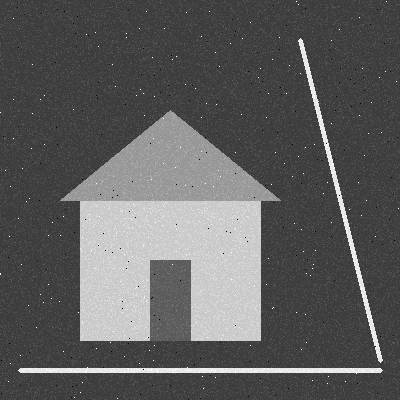
//> input picture Hafta 6/goruntuler/cizgiler.png, 400 x 400 px
$ ./main   (built with g++ and OpenCV 4)
//> lines starting //> are read from the running program, lines starting //| are printed output that depends on the picture; after the words box and inside, x2 and y2 are one past the last pixel; in counts of white or black regions, pixels touching at a corner belong together
// Hafta 6 - Görev 2: Hough dönüşümü ile doğru bulma (tamamen kendi kodumuz)
//
// Bir doğru (rho, theta) ile gösterilir:   rho = x * cos(theta) + y * sin(theta)
//   theta : doğrunun normalinin açısı (0..179 derece)
//   rho   : doğrunun orijine (sol üst köşe) uzaklığı (-D..+D, D = resmin köşegeni)
//
// Adımlar:
//   1) Canny ile kenar pikselleri bulunur (Hough için sadece bu kısım hazır)
//   2) 180 açı için sin ve cos değerleri BAŞTAN hesaplanıp tabloda tutulur
//   3) Oylama matrisi oy[rho][theta] oluşturulur (başta hepsi 0)
//   4) OYLAMA: her kenar pikseli (x, y), her theta için kendi rho'sunu hesaplar
//      ve oy[rho][theta] hücresine 1 oy verir. Aynı doğru üzerindeki tüm
//      pikseller aynı (rho, theta) hücresine oy verdiği için orada tepe oluşur.
//   5) Oylama matrisi resim olarak kaydedilir
//   6) Eşik değerini geçen ve çevresinin en büyüğü olan hücreler doğru kabul
//      edilir, orijinal resim üzerine çizilir

#include <opencv2/opencv.hpp>
#include <cmath>
#include <iostream>

const int ACI_SAYISI = 180;   // theta: 0, 1, 2, ..., 179 derece
const int ESIK = 50;          // bir doğru için gereken en az oy
const int KOMSU = 7;          // tepe ararken bakılan komşuluk yarıçapı (rho ve theta yönünde)

int main() {
    cv::Mat img = cv::imread("../goruntuler/cizgiler.png", cv::IMREAD_GRAYSCALE);
//> img is the input picture: 400 rows x 400 cols, CV_8UC1; min 0, max 255, mean 94
    if (img.empty()) {
        std::cout << "Goruntu okunamadi!" << std::endl;
        return 1;
    }

    // ================= 1) KENARLAR =================
    cv::Mat yumusak, kenar;
    cv::GaussianBlur(img, yumusak, cv::Size(5, 5), 1.5);
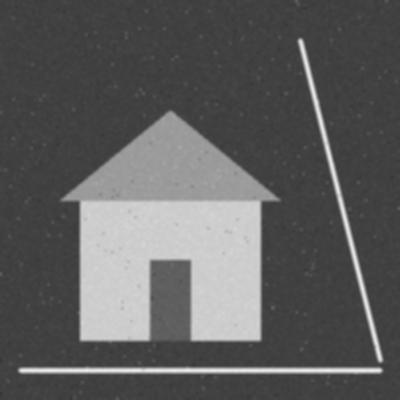
//> yumusak: 400 rows x 400 cols, CV_8UC1; min 53, max 239, mean 94
    cv::Canny(yumusak, kenar, 50, 150);
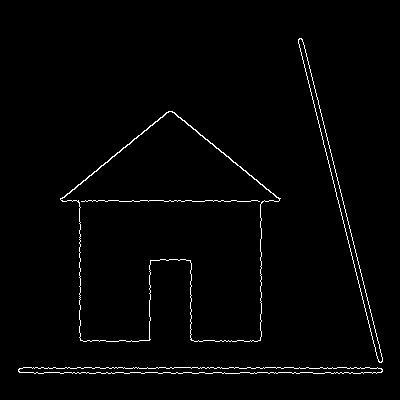
//> kenar: 400 rows x 400 cols, CV_8UC1; 1.6% white in thin lines or dots, all inside (x1, y1, x2, y2) = (18, 38, 383, 374)

    // ================= 2) SIN / COS TABLOSU =================
    // Oylamada her piksel için 180 kez sin/cos gerekir; her seferinde
    // hesaplamak yerine bir kere hesaplayıp tablodan okuyoruz.
    double cosTablo[ACI_SAYISI], sinTablo[ACI_SAYISI];
    for (int t = 0; t < ACI_SAYISI; t++) {
        double radyan = t * CV_PI / 180.0;
        cosTablo[t] = std::cos(radyan);
        sinTablo[t] = std::sin(radyan);
    }

    // ================= 3) OYLAMA MATRİSİ =================
    // rho negatif olabilir, matris indisi negatif olamaz -> satır = rho + D
    int D = (int)std::ceil(std::sqrt(img.cols * img.cols + img.rows * img.rows));
//> D = 566
    int rhoSayisi = 2 * D + 1;
//> rhoSayisi = 1133
    cv::Mat oy = cv::Mat::zeros(rhoSayisi, ACI_SAYISI, CV_32S);   // oy[rho + D][theta]

    // ================= 4) OYLAMA =================
    int kenarSayisi = 0;
    bool ornekYazildi = false;
    for (int y = 0; y < kenar.rows; y++) {
        for (int x = 0; x < kenar.cols; x++) {
            if (kenar.at<uchar>(y, x) == 0) continue;   // kenar değilse oy vermez
            kenarSayisi++;

            for (int t = 0; t < ACI_SAYISI; t++) {
                int rho = (int)std::round(x * cosTablo[t] + y * sinTablo[t]);
                oy.at<int>(rho + D, t)++;               // (rho, theta) hücresine 1 oy
            }

            // Oylamayı göstermek için ilk kenar pikselinin birkaç oyunu yazdır
            if (!ornekYazildi) {
                std::cout << "Ornek: (" << x << ", " << y << ") pikselinin oylari:" << std::endl;
                for (int t = 0; t < ACI_SAYISI; t += 45) {
                    int rho = (int)std::round(x * cosTablo[t] + y * sinTablo[t]);
                    std::cout << "  theta = " << t << " derece -> rho = " << rho
                              << "  => oy[rho=" << rho << "][theta=" << t << "]++" << std::endl;
                }
                ornekYazildi = true;
            }
        }
    }
//> this loop made 400 passes
//> (kenarSayisi, ornekYazildi) on passes 1 to 3: (0, false), (0, false), (0, false)
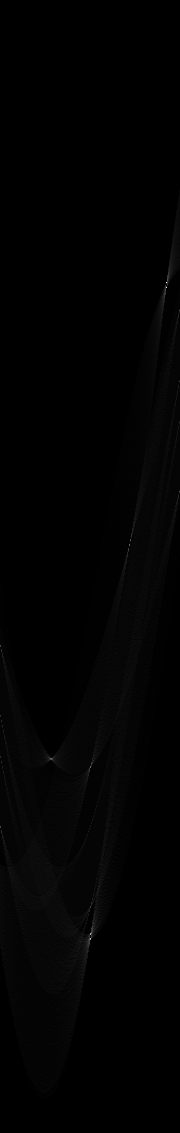
//> oy: 1133 rows x 180 cols, CV_32SC1; min 0, max 264, mean 2.3; drawn with min black and max white
//> after the loop, kenarSayisi = 2622; ornekYazildi = true

    int enBuyukOy = 0;
    for (int r = 0; r < rhoSayisi; r++)
        for (int t = 0; t < ACI_SAYISI; t++)
            if (oy.at<int>(r, t) > enBuyukOy) enBuyukOy = oy.at<int>(r, t);
//> after the loop, enBuyukOy = 264

    std::cout << "\nKenar piksel sayisi : " << kenarSayisi << std::endl;
//| Kenar piksel sayisi : 2622
    std::cout << "Oylama matrisi      : " << rhoSayisi << " (rho) x " << ACI_SAYISI << " (theta)" << std::endl;
//| Oylama matrisi      : 1133 (rho) x 180 (theta)
    std::cout << "Toplam oy           : " << kenarSayisi * ACI_SAYISI << std::endl;
//| Toplam oy           : 471960
    std::cout << "En buyuk oy         : " << enBuyukOy << std::endl;
//| En buyuk oy         : 264

    // ================= 5) OYLAMA MATRİSİNİ RESİM OLARAK KAYDET =================
    // Oyları 0..255 aralığına ölçekle (en çok oy alan hücre beyaz olur).
    // Karekök alıyoruz: az oylu hücreler de görünsün (sinüs eğrileri belli olsun).
    cv::Mat oyResmi(rhoSayisi, ACI_SAYISI, CV_8UC1);
    for (int r = 0; r < rhoSayisi; r++)
        for (int t = 0; t < ACI_SAYISI; t++)
            oyResmi.at<uchar>(r, t) = (uchar)(255 * std::sqrt((double)oy.at<int>(r, t) / enBuyukOy));
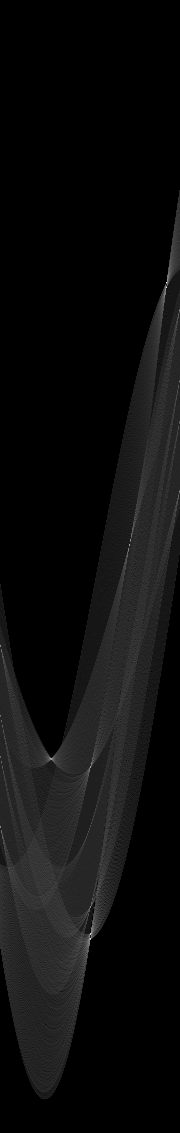
//> oyResmi: 1133 rows x 180 cols, CV_8UC1; min 0, max 255, mean 13.1

    // ================= 6) EŞİK + TEPE BULMA =================
    // Bir hücre doğru sayılır: oyu eşikten büyükse VE komşuluğundaki en büyük oysa
    // (aynı doğrunun yakın hücrelerini tekrar tekrar bulmamak için)
    std::vector<cv::Point> tepeler;   // x = theta, y = rho + D
    for (int r = 0; r < rhoSayisi; r++) {
        for (int t = 0; t < ACI_SAYISI; t++) {
            int v = oy.at<int>(r, t);
            if (v < ESIK) continue;

            bool enBuyuk = true;
            for (int dr = -KOMSU; dr <= KOMSU && enBuyuk; dr++) {
                for (int dt = -KOMSU; dt <= KOMSU; dt++) {
                    int rr = r + dr, tt = t + dt;
                    if (rr < 0 || rr >= rhoSayisi) continue;
                    // theta 0 ile 179 komşudur (doğru 180 derecede kendine döner, rho işaret değiştirir)
                    if (tt < 0) { tt += ACI_SAYISI; rr = rhoSayisi - 1 - rr; }
                    if (tt >= ACI_SAYISI) { tt -= ACI_SAYISI; rr = rhoSayisi - 1 - rr; }
                    int w = oy.at<int>(rr, tt);
                    // eşit oylarda sadece ilkini tut
                    if (w > v || (w == v && (dr < 0 || (dr == 0 && dt < 0)))) {
                        enBuyuk = false;
                        break;
                    }
                }
            }
            if (enBuyuk) tepeler.push_back(cv::Point(t, r));
        }
    }
//> after the loop, tepeler = 10 Points (x, y): [166, 282], [129, 544], [0, 645], [0, 715], [0, 756], [51, 758], [90, 766], [0, 826], [90, 906], [90, 938]

    // Doğruları orijinal resim üzerine çiz
    cv::Mat sonuc;
    cv::cvtColor(img, sonuc, cv::COLOR_GRAY2BGR);
    std::cout << "\nEsik = " << ESIK << " oy, bulunan dogrular:" << std::endl;
    for (size_t i = 0; i < tepeler.size(); i++) {
        int t = tepeler[i].x;
        int rho = tepeler[i].y - D;
        std::cout << "  rho = " << rho << ", theta = " << t << " derece, oy = "
                  << oy.at<int>(tepeler[i].y, t) << std::endl;

        double a = cosTablo[t], b = sinTablo[t];
        double x0 = a * rho, y0 = b * rho;   // doğrunun orijine en yakın noktası
        cv::Point p1(cvRound(x0 - 1000 * b), cvRound(y0 + 1000 * a));
        cv::Point p2(cvRound(x0 + 1000 * b), cvRound(y0 - 1000 * a));
        cv::line(sonuc, p1, p2, cv::Scalar(0, 0, 255), 1);
    }
//> this loop made 10 passes
//> (t, rho, a, b, x0, y0, p1, p2) on passes 1 to 9: (166, -284, -0.97, 0.242, 275.6, -68.71, Point(34, -1039), Point(517, 902)), (129, -22, -0.629, 0.777, 13.85, -17.1, Point(-763, -646), Point(791, 612)), (0, 79, 1, 0, 79, 0, Point(79, 1000), Point(79, -1000)), (0, 149, 1, 0, 149, 0, Point(149, 1000), Point(149, -1000)), (0, 190, 1, 0, 190, 0, Point(190, 1000), Point(190, -1000)), (51, 192, 0.629, 0.777, 120.8, 149.2, Point(-656, 779), Point(898, -480)), (90, 200, 6.12e-17, 1, 1.22e-14, 200, Point(-1000, 200), Point(1000, 200)), (0, 260, 1, 0, 260, 0, Point(260, 1000), Point(260, -1000)), (90, 340, 6.12e-17, 1, 2.08e-14, 340, Point(-1000, 340), Point(1000, 340))
//|   rho = -284, theta = 166 derece, oy = 264
//|   rho = -22, theta = 129 derece, oy = 105
//|   rho = 79, theta = 0 derece, oy = 80
//|   rho = 149, theta = 0 derece, oy = 61
//|   rho = 190, theta = 0 derece, oy = 52
//|   rho = 192, theta = 51 derece, oy = 105
//|   rho = 200, theta = 90 derece, oy = 115
//|   rho = 260, theta = 0 derece, oy = 80
//> (output is shown up to pass 8 of 10)
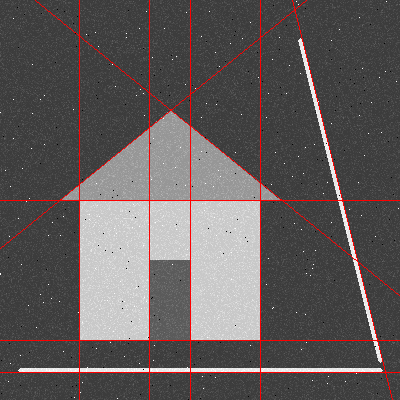
//> sonuc: 400 rows x 400 cols, CV_8UC3; 2.4% of pixels changed, all inside (x1, y1, x2, y2) = (0, 0, 400, 400)
    std::cout << "Toplam " << tepeler.size() << " dogru" << std::endl;
//| Toplam 10 dogru

    // Oylama matrisinin renkli ve büyütülmüş hali, bulunan tepeler işaretli
    cv::Mat oyRenkli;
    cv::applyColorMap(oyResmi, oyRenkli, cv::COLORMAP_JET);
    for (size_t i = 0; i < tepeler.size(); i++)
        cv::circle(oyRenkli, tepeler[i], 6, cv::Scalar(255, 255, 255), 1);
//> this loop made 10 passes
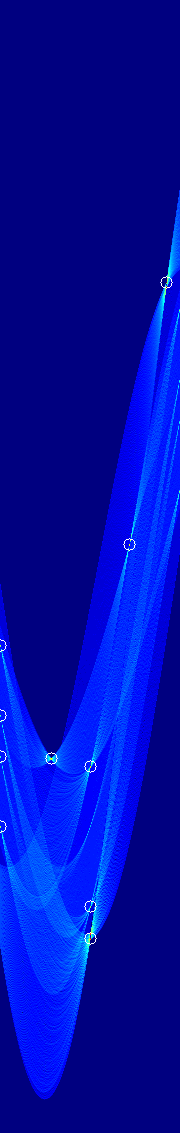
//> oyRenkli: 1133 rows x 180 cols, CV_8UC3; mean B, G, R 168, 12.1, 0.4
    cv::resize(oyRenkli, oyRenkli, cv::Size(ACI_SAYISI * 3, rhoSayisi), 0, 0, cv::INTER_NEAREST);
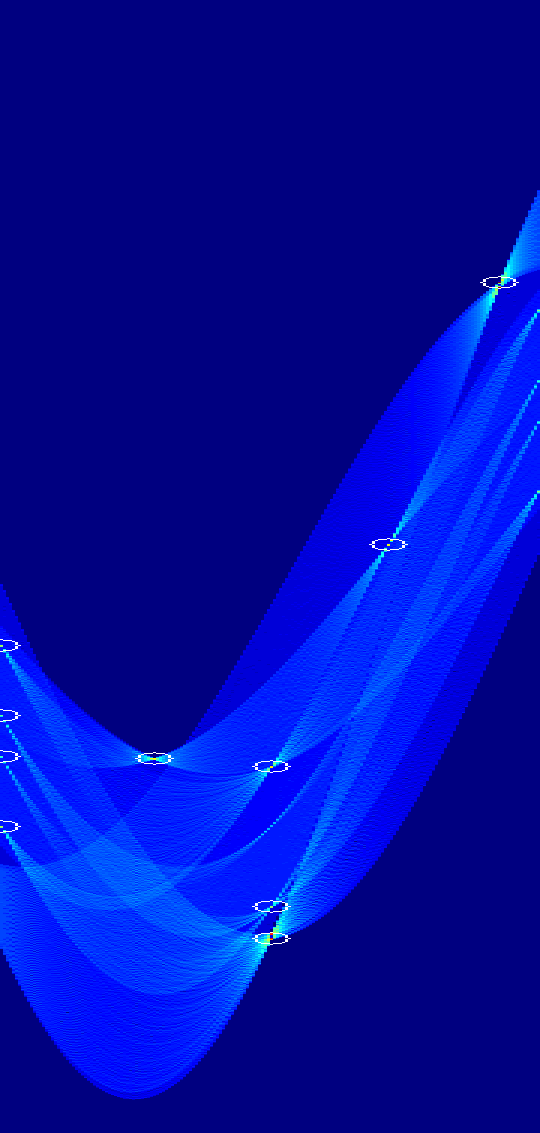
//> oyRenkli: 1133 rows x 540 cols, CV_8UC3; mean B, G, R 168, 12.1, 0.4

    cv::imwrite("kenar.png", kenar);
    cv::imwrite("oylama_matrisi.png", oyResmi);
    cv::imwrite("oylama_matrisi_renkli.png", oyRenkli);
    cv::imwrite("dogrular.png", sonuc);
    std::cout << "\nKaydedildi: kenar.png, oylama_matrisi.png, oylama_matrisi_renkli.png, dogrular.png" << std::endl;
    std::cout << "(oylama matrisi: yatay eksen theta 0..179, dikey eksen rho -D..+D)" << std::endl;
    return 0;
}
